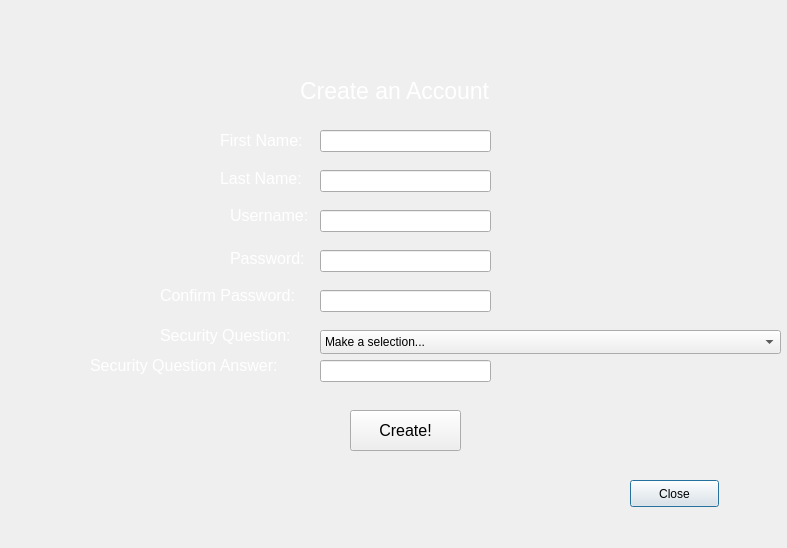
<?xml version="1.0" encoding="UTF-8"?>
<ui version="4.0">
 <class>newuserwindow</class>
 <widget class="QDialog" name="newuserwindow">
  <property name="geometry">
   <rect>
    <x>0</x>
    <y>0</y>
    <width>787</width>
    <height>548</height>
   </rect>
  </property>
  <property name="windowTitle">
   <string>Dialog</string>
  </property>
  <property name="windowIcon">
   <iconset resource="resources.qrc">
    <normaloff>:/images/RWLogo.png</normaloff>:/images/RWLogo.png</iconset>
  </property>
  <property name="styleSheet">
   <string notr="true">QDialog {border-image: url(:/images/background.jpg)}
QLabel { background: transparent; }</string>
  </property>
  <widget class="QLabel" name="Title">
   <property name="geometry">
    <rect>
     <x>300</x>
     <y>70</y>
     <width>221</width>
     <height>41</height>
    </rect>
   </property>
   <property name="font">
    <font>
     <pointsize>17</pointsize>
    </font>
   </property>
   <property name="styleSheet">
    <string notr="true">QLabel {color:white;}</string>
   </property>
   <property name="text">
    <string>Create an Account</string>
   </property>
  </widget>
  <widget class="QLabel" name="FName">
   <property name="geometry">
    <rect>
     <x>220</x>
     <y>130</y>
     <width>111</width>
     <height>21</height>
    </rect>
   </property>
   <property name="font">
    <font>
     <pointsize>12</pointsize>
    </font>
   </property>
   <property name="styleSheet">
    <string notr="true">QLabel {color:white;}</string>
   </property>
   <property name="text">
    <string>First Name:</string>
   </property>
  </widget>
  <widget class="QLabel" name="LName">
   <property name="geometry">
    <rect>
     <x>220</x>
     <y>170</y>
     <width>101</width>
     <height>16</height>
    </rect>
   </property>
   <property name="font">
    <font>
     <pointsize>12</pointsize>
    </font>
   </property>
   <property name="styleSheet">
    <string notr="true">QLabel {color:white;}</string>
   </property>
   <property name="text">
    <string>Last Name:</string>
   </property>
  </widget>
  <widget class="QLabel" name="UName">
   <property name="geometry">
    <rect>
     <x>230</x>
     <y>200</y>
     <width>91</width>
     <height>31</height>
    </rect>
   </property>
   <property name="font">
    <font>
     <pointsize>12</pointsize>
    </font>
   </property>
   <property name="styleSheet">
    <string notr="true">QLabel {color:white;}</string>
   </property>
   <property name="text">
    <string>Username:</string>
   </property>
  </widget>
  <widget class="QLabel" name="PWord">
   <property name="geometry">
    <rect>
     <x>230</x>
     <y>250</y>
     <width>101</width>
     <height>16</height>
    </rect>
   </property>
   <property name="font">
    <font>
     <pointsize>12</pointsize>
    </font>
   </property>
   <property name="styleSheet">
    <string notr="true">QLabel {color:white;}</string>
   </property>
   <property name="text">
    <string>Password:</string>
   </property>
  </widget>
  <widget class="QLabel" name="ConfirmPw">
   <property name="geometry">
    <rect>
     <x>160</x>
     <y>280</y>
     <width>171</width>
     <height>31</height>
    </rect>
   </property>
   <property name="font">
    <font>
     <pointsize>12</pointsize>
    </font>
   </property>
   <property name="styleSheet">
    <string notr="true">QLabel {color:white;}</string>
   </property>
   <property name="text">
    <string>Confirm Password:</string>
   </property>
  </widget>
  <widget class="QLineEdit" name="firstname">
   <property name="geometry">
    <rect>
     <x>320</x>
     <y>130</y>
     <width>171</width>
     <height>22</height>
    </rect>
   </property>
  </widget>
  <widget class="QLineEdit" name="lastname">
   <property name="geometry">
    <rect>
     <x>320</x>
     <y>170</y>
     <width>171</width>
     <height>22</height>
    </rect>
   </property>
  </widget>
  <widget class="QLineEdit" name="username">
   <property name="geometry">
    <rect>
     <x>320</x>
     <y>210</y>
     <width>171</width>
     <height>22</height>
    </rect>
   </property>
  </widget>
  <widget class="QLineEdit" name="password">
   <property name="geometry">
    <rect>
     <x>320</x>
     <y>250</y>
     <width>171</width>
     <height>22</height>
    </rect>
   </property>
   <property name="echoMode">
    <enum>QLineEdit::Password</enum>
   </property>
  </widget>
  <widget class="QLineEdit" name="confpw">
   <property name="geometry">
    <rect>
     <x>320</x>
     <y>290</y>
     <width>171</width>
     <height>22</height>
    </rect>
   </property>
   <property name="echoMode">
    <enum>QLineEdit::Password</enum>
   </property>
  </widget>
  <widget class="QPushButton" name="close">
   <property name="geometry">
    <rect>
     <x>630</x>
     <y>480</y>
     <width>89</width>
     <height>27</height>
    </rect>
   </property>
   <property name="text">
    <string>Close</string>
   </property>
  </widget>
  <widget class="QPushButton" name="CreateButton">
   <property name="geometry">
    <rect>
     <x>350</x>
     <y>410</y>
     <width>111</width>
     <height>41</height>
    </rect>
   </property>
   <property name="font">
    <font>
     <pointsize>12</pointsize>
    </font>
   </property>
   <property name="text">
    <string>Create!</string>
   </property>
  </widget>
  <widget class="QComboBox" name="securityQCombo">
   <property name="geometry">
    <rect>
     <x>320</x>
     <y>330</y>
     <width>461</width>
     <height>24</height>
    </rect>
   </property>
   <property name="sizeAdjustPolicy">
    <enum>QComboBox::AdjustToContentsOnFirstShow</enum>
   </property>
   <item>
    <property name="text">
     <string>Make a selection...</string>
    </property>
   </item>
   <item>
    <property name="text">
     <string>What city were you born in?</string>
    </property>
   </item>
   <item>
    <property name="text">
     <string>What town did you grow up in?</string>
    </property>
   </item>
   <item>
    <property name="text">
     <string>What was your first houses number?</string>
    </property>
   </item>
   <item>
    <property name="text">
     <string>What was the name of the street of your first house? (don't include st. etc.)</string>
    </property>
   </item>
   <item>
    <property name="text">
     <string>What was the name of your first pet?</string>
    </property>
   </item>
   <item>
    <property name="text">
     <string>Whats your favorite food?</string>
    </property>
   </item>
   <item>
    <property name="text">
     <string>Whats your favorite color?</string>
    </property>
   </item>
  </widget>
  <widget class="QLabel" name="ConfirmPw_2">
   <property name="geometry">
    <rect>
     <x>160</x>
     <y>320</y>
     <width>171</width>
     <height>31</height>
    </rect>
   </property>
   <property name="font">
    <font>
     <pointsize>12</pointsize>
    </font>
   </property>
   <property name="styleSheet">
    <string notr="true">QLabel {color:white;}</string>
   </property>
   <property name="text">
    <string>Security Question:</string>
   </property>
  </widget>
  <widget class="QLabel" name="ConfirmPw_3">
   <property name="geometry">
    <rect>
     <x>90</x>
     <y>350</y>
     <width>231</width>
     <height>31</height>
    </rect>
   </property>
   <property name="font">
    <font>
     <pointsize>12</pointsize>
    </font>
   </property>
   <property name="styleSheet">
    <string notr="true">QLabel {color:white;}</string>
   </property>
   <property name="text">
    <string>Security Question Answer:</string>
   </property>
  </widget>
  <widget class="QLineEdit" name="SecurityQAnswer">
   <property name="geometry">
    <rect>
     <x>320</x>
     <y>360</y>
     <width>171</width>
     <height>22</height>
    </rect>
   </property>
   <property name="echoMode">
    <enum>QLineEdit::Normal</enum>
   </property>
  </widget>
 </widget>
 <resources>
  <include location="resources.qrc"/>
 </resources>
 <connections/>
</ui>
